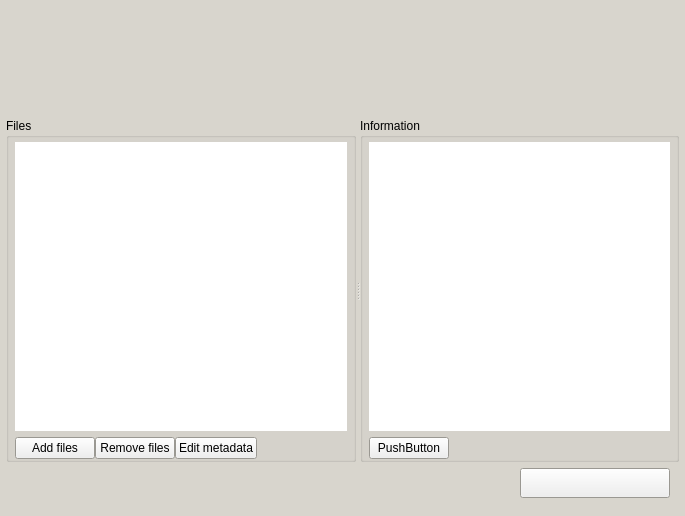
<?xml version="1.0" encoding="UTF-8"?>
<ui version="4.0">
 <class>PiqlIngestMainWindow</class>
 <widget class="QMainWindow" name="PiqlIngestMainWindow">
  <property name="geometry">
   <rect>
    <x>0</x>
    <y>0</y>
    <width>685</width>
    <height>516</height>
   </rect>
  </property>
  <property name="sizePolicy">
   <sizepolicy hsizetype="Preferred" vsizetype="Preferred">
    <horstretch>0</horstretch>
    <verstretch>0</verstretch>
   </sizepolicy>
  </property>
  <property name="palette">
   <palette>
    <active>
     <colorrole role="Base">
      <brush brushstyle="SolidPattern">
       <color alpha="255">
        <red>255</red>
        <green>255</green>
        <blue>255</blue>
       </color>
      </brush>
     </colorrole>
     <colorrole role="Window">
      <brush brushstyle="SolidPattern">
       <color alpha="255">
        <red>216</red>
        <green>213</green>
        <blue>205</blue>
       </color>
      </brush>
     </colorrole>
    </active>
    <inactive>
     <colorrole role="Base">
      <brush brushstyle="SolidPattern">
       <color alpha="255">
        <red>255</red>
        <green>255</green>
        <blue>255</blue>
       </color>
      </brush>
     </colorrole>
     <colorrole role="Window">
      <brush brushstyle="SolidPattern">
       <color alpha="255">
        <red>216</red>
        <green>213</green>
        <blue>205</blue>
       </color>
      </brush>
     </colorrole>
    </inactive>
    <disabled>
     <colorrole role="Base">
      <brush brushstyle="SolidPattern">
       <color alpha="255">
        <red>216</red>
        <green>213</green>
        <blue>205</blue>
       </color>
      </brush>
     </colorrole>
     <colorrole role="Window">
      <brush brushstyle="SolidPattern">
       <color alpha="255">
        <red>216</red>
        <green>213</green>
        <blue>205</blue>
       </color>
      </brush>
     </colorrole>
    </disabled>
   </palette>
  </property>
  <property name="windowTitle">
   <string>-</string>
  </property>
  <property name="windowIcon">
   <iconset resource="../../resources.qrc">
    <normaloff>:/images/src/gui/resources/icon_16x16.png</normaloff>:/images/src/gui/resources/icon_16x16.png</iconset>
  </property>
  <widget class="QWidget" name="centralwidget">
   <layout class="QVBoxLayout" name="verticalLayout_4">
    <property name="leftMargin">
     <number>0</number>
    </property>
    <property name="topMargin">
     <number>0</number>
    </property>
    <property name="rightMargin">
     <number>0</number>
    </property>
    <property name="bottomMargin">
     <number>0</number>
    </property>
    <item>
     <layout class="QVBoxLayout" name="verticalLayout_3" stretch="0,1">
      <item>
       <layout class="QHBoxLayout" name="horizontalLayout_3">
        <property name="spacing">
         <number>0</number>
        </property>
        <item>
         <widget class="QLabel" name="primaryLogo">
          <property name="sizePolicy">
           <sizepolicy hsizetype="MinimumExpanding" vsizetype="MinimumExpanding">
            <horstretch>0</horstretch>
            <verstretch>0</verstretch>
           </sizepolicy>
          </property>
          <property name="minimumSize">
           <size>
            <width>323</width>
            <height>106</height>
           </size>
          </property>
          <property name="maximumSize">
           <size>
            <width>323</width>
            <height>106</height>
           </size>
          </property>
          <property name="text">
           <string/>
          </property>
          <property name="pixmap">
           <pixmap resource="../../resources.qrc">:/images/src/gui/resources/banner.png</pixmap>
          </property>
          <property name="scaledContents">
           <bool>true</bool>
          </property>
         </widget>
        </item>
        <item>
         <widget class="QLabel" name="secondaryLogo">
          <property name="sizePolicy">
           <sizepolicy hsizetype="MinimumExpanding" vsizetype="MinimumExpanding">
            <horstretch>0</horstretch>
            <verstretch>0</verstretch>
           </sizepolicy>
          </property>
          <property name="minimumSize">
           <size>
            <width>1</width>
            <height>1</height>
           </size>
          </property>
          <property name="maximumSize">
           <size>
            <width>1</width>
            <height>1</height>
           </size>
          </property>
          <property name="text">
           <string/>
          </property>
          <property name="pixmap">
           <pixmap/>
          </property>
          <property name="scaledContents">
           <bool>true</bool>
          </property>
         </widget>
        </item>
        <item>
         <spacer name="horizontalSpacer">
          <property name="orientation">
           <enum>Qt::Horizontal</enum>
          </property>
          <property name="sizeHint" stdset="0">
           <size>
            <width>40</width>
            <height>20</height>
           </size>
          </property>
         </spacer>
        </item>
        <item>
         <widget class="QLabel" name="rightLogo">
          <property name="sizePolicy">
           <sizepolicy hsizetype="MinimumExpanding" vsizetype="MinimumExpanding">
            <horstretch>0</horstretch>
            <verstretch>0</verstretch>
           </sizepolicy>
          </property>
          <property name="minimumSize">
           <size>
            <width>338</width>
            <height>106</height>
           </size>
          </property>
          <property name="maximumSize">
           <size>
            <width>338</width>
            <height>106</height>
           </size>
          </property>
          <property name="text">
           <string/>
          </property>
          <property name="pixmap">
           <pixmap resource="../../resources.qrc">:/images/src/gui/resources/banner_right.png</pixmap>
          </property>
          <property name="scaledContents">
           <bool>true</bool>
          </property>
         </widget>
        </item>
       </layout>
      </item>
      <item>
       <layout class="QVBoxLayout" name="verticalLayout_2">
        <property name="spacing">
         <number>0</number>
        </property>
        <property name="leftMargin">
         <number>6</number>
        </property>
        <property name="topMargin">
         <number>6</number>
        </property>
        <property name="rightMargin">
         <number>6</number>
        </property>
        <property name="bottomMargin">
         <number>6</number>
        </property>
        <item>
         <widget class="QSplitter" name="splitter">
          <property name="orientation">
           <enum>Qt::Horizontal</enum>
          </property>
          <widget class="QGroupBox" name="groupBox">
           <property name="title">
            <string>Files</string>
           </property>
           <property name="flat">
            <bool>false</bool>
           </property>
           <layout class="QVBoxLayout" name="verticalLayout_files">
            <property name="spacing">
             <number>0</number>
            </property>
            <property name="leftMargin">
             <number>6</number>
            </property>
            <property name="topMargin">
             <number>4</number>
            </property>
            <property name="rightMargin">
             <number>6</number>
            </property>
            <property name="bottomMargin">
             <number>0</number>
            </property>
            <item>
             <widget class="QTreeWidget" name="treeWidget">
              <property name="frameShape">
               <enum>QFrame::NoFrame</enum>
              </property>
              <attribute name="headerVisible">
               <bool>false</bool>
              </attribute>
              <column>
               <property name="text">
                <string notr="true">1</string>
               </property>
              </column>
             </widget>
            </item>
            <item>
             <layout class="QHBoxLayout" name="horizontalLayout_files2">
              <property name="spacing">
               <number>0</number>
              </property>
              <property name="topMargin">
               <number>6</number>
              </property>
              <item>
               <widget class="QPushButton" name="addFilesButton">
                <property name="text">
                 <string>Add files</string>
                </property>
               </widget>
              </item>
              <item>
               <widget class="QPushButton" name="deleteFilesButton">
                <property name="text">
                 <string>Remove files</string>
                </property>
                <property name="shortcut">
                 <string>Del</string>
                </property>
               </widget>
              </item>
              <item>
               <widget class="QPushButton" name="editMetadataButton">
                <property name="text">
                 <string>Edit metadata</string>
                </property>
                <property name="shortcut">
                 <string>Return</string>
                </property>
               </widget>
              </item>
              <item>
               <spacer name="horizontalSpacer_files2">
                <property name="orientation">
                 <enum>Qt::Horizontal</enum>
                </property>
                <property name="sizeHint" stdset="0">
                 <size>
                  <width>40</width>
                  <height>20</height>
                 </size>
                </property>
               </spacer>
              </item>
             </layout>
            </item>
           </layout>
          </widget>
          <widget class="QGroupBox" name="groupBox_2">
           <property name="title">
            <string>Information</string>
           </property>
           <layout class="QVBoxLayout" name="verticalLayout">
            <property name="spacing">
             <number>0</number>
            </property>
            <property name="leftMargin">
             <number>6</number>
            </property>
            <property name="topMargin">
             <number>4</number>
            </property>
            <property name="rightMargin">
             <number>6</number>
            </property>
            <property name="bottomMargin">
             <number>0</number>
            </property>
            <item>
             <widget class="QPlainTextEdit" name="informationView">
              <property name="font">
               <font>
                <family>Courier New</family>
               </font>
              </property>
              <property name="frameShape">
               <enum>QFrame::NoFrame</enum>
              </property>
             </widget>
            </item>
            <item>
             <layout class="QHBoxLayout" name="horizontalLayout_2">
              <property name="spacing">
               <number>0</number>
              </property>
              <property name="topMargin">
               <number>6</number>
              </property>
              <item>
               <widget class="QPushButton" name="placeHolderButton">
                <property name="text">
                 <string>PushButton</string>
                </property>
               </widget>
              </item>
              <item>
               <spacer name="horizontalSpacer_2">
                <property name="orientation">
                 <enum>Qt::Horizontal</enum>
                </property>
                <property name="sizeHint" stdset="0">
                 <size>
                  <width>40</width>
                  <height>20</height>
                 </size>
                </property>
               </spacer>
              </item>
             </layout>
            </item>
           </layout>
          </widget>
         </widget>
        </item>
        <item>
         <layout class="QHBoxLayout" name="horizontalLayout">
          <property name="spacing">
           <number>0</number>
          </property>
          <property name="leftMargin">
           <number>6</number>
          </property>
          <property name="topMargin">
           <number>6</number>
          </property>
          <property name="rightMargin">
           <number>9</number>
          </property>
          <property name="bottomMargin">
           <number>12</number>
          </property>
          <item>
           <spacer name="horizontalSpacer_3">
            <property name="orientation">
             <enum>Qt::Horizontal</enum>
            </property>
            <property name="sizeHint" stdset="0">
             <size>
              <width>40</width>
              <height>20</height>
             </size>
            </property>
           </spacer>
          </item>
          <item>
           <widget class="QPushButton" name="commitButton">
            <property name="minimumSize">
             <size>
              <width>150</width>
              <height>30</height>
             </size>
            </property>
            <property name="font">
             <font>
              <pointsize>11</pointsize>
              <weight>75</weight>
              <italic>false</italic>
              <bold>true</bold>
             </font>
            </property>
            <property name="flat">
             <bool>false</bool>
            </property>
           </widget>
          </item>
         </layout>
        </item>
       </layout>
      </item>
     </layout>
    </item>
   </layout>
  </widget>
 </widget>
 <resources>
  <include location="../../resources.qrc"/>
 </resources>
 <connections/>
</ui>
